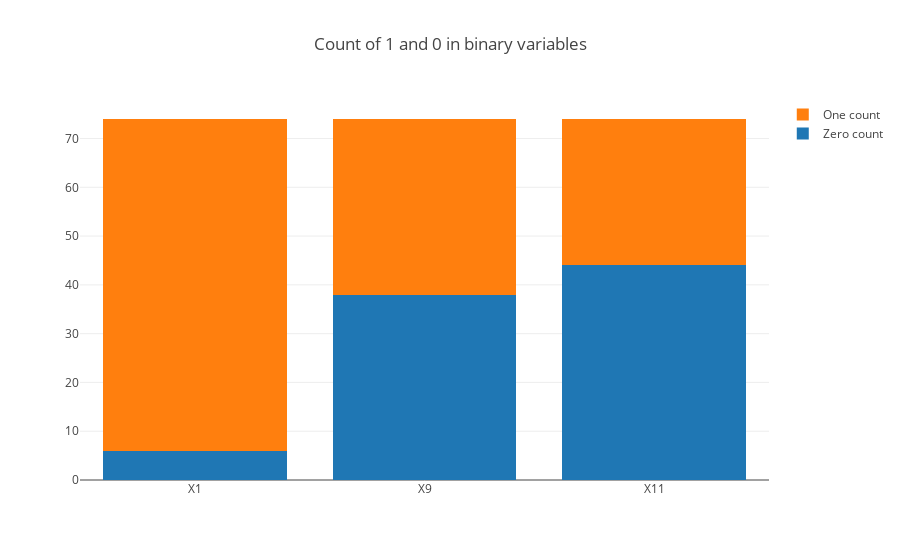

The cell this chart's notebook holds for it:
### Code cell
trace1 = go.Bar(
    x=bin_col,
    y=zero_list ,
    name='Zero count'
)
trace2 = go.Bar(
    x=bin_col,
    y=one_list,
    name='One count'
)

data = [trace1, trace2]
layout = go.Layout(
    barmode='stack',
    title='Count of 1 and 0 in binary variables'
)

fig = go.Figure(data=data, layout=layout)
py.iplot(fig, filename='stacked-bar')

### Figure 1 — Plotly figure (JSON) as saved in the notebook; plotly's stock layout.template omitted (floating-point values rounded to 4 significant figures)
{"data": [{"name": "Zero count", "type": "bar", "x": ["X1", "X9", "X11"], "y": [6, 38, 44]}, {"name": "One count", "type": "bar", "x": ["X1", "X9", "X11"], "y": [68, 36, 30]}], "layout": {"barmode": "stack", "title": "Count of 1 and 0 in binary variables"}}
